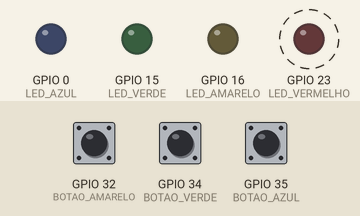
Recording of a sketch running on a simulated ESP32. Shown: output pins drawn as LEDs (lit = HIGH). Dashed ring = blinking. The inputs (shaded band) are chosen by the test bench; at power-on: GPIO 32 (BOTAO_AMARELO) LOW, GPIO 34 (BOTAO_VERDE) LOW, GPIO 35 (BOTAO_AZUL) LOW.

Above: at 1.2 s.
1.3 s: GPIO 32 (BOTAO_AMARELO) pulled HIGH for 0.15 s
At 1.37 s:
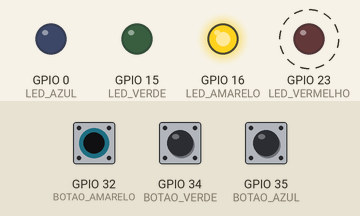
4.3 s: GPIO 34 (BOTAO_VERDE) pulled HIGH for 0.15 s
At 6.7 s:
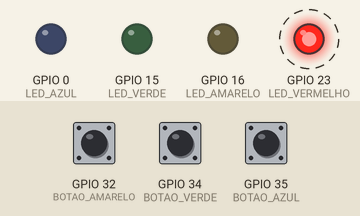
7.3 s: GPIO 35 (BOTAO_AZUL) pulled HIGH for 0.15 s
At 7.37 s:
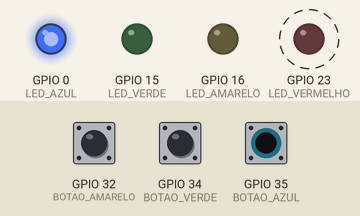
10.3 s: GPIO 34 (BOTAO_VERDE) pulled HIGH for 1 s
At 11.15 s:
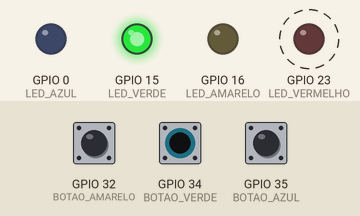
13.3 s: GPIO 32 (BOTAO_AMARELO) pulled HIGH for 1 s
At 14.8 s:
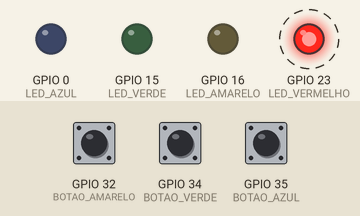
16.5 s: GPIO 35 (BOTAO_AZUL) pulled HIGH for 0.15 s
At 16.9 s:
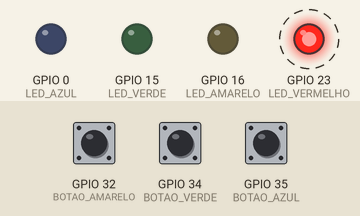
Timing chart, 0 to 20.5 s (numbered marks = the images above; inputs shaded):
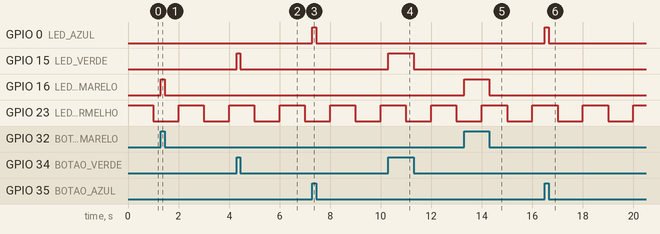

Measured:
- after the input at 1.3 s, GPIO 16 (LED_AMARELO): LOW → HIGH at once, → LOW 0.15 s later
- after the input at 4.3 s, GPIO 15 (LED_VERDE): LOW → HIGH at once, → LOW 0.15 s later
- after the input at 7.3 s, GPIO 0 (LED_AZUL): LOW → HIGH at once, → LOW 0.15 s later
- after the input at 10.3 s, GPIO 15 (LED_VERDE): LOW → HIGH at once, → LOW 1.0 s later
- after the input at 13.3 s, GPIO 16 (LED_AMARELO): LOW → HIGH at once, → LOW 1.0 s later
- after the input at 16.5 s, GPIO 0 (LED_AZUL): LOW → HIGH at once, → LOW 0.15 s later
- by itself, GPIO 23 (LED_VERMELHO): alternates HIGH for 1.0 s and LOW for 1.0 s

The sketch:

codigo.ino
```cpp
//porque o LED precisa do Resistor:

//O pino da ESP tem 3,3V.
//O LED vermelho só “aceita” ficar em ~2 V.
//Qualquer tensão a mais no LED faz a corrente subir muito, porque tem 1,3V sobrando, e a porta da ESP tenta empurrar essa tensão restante que o LED não consome.
//Sem nada para segurar, a corrente dispara e algo sofre: o LED, o pino, ou os dois.

//O resistor resolve isso porque fica com a diferença de 1,3 V e transforma uma situação descontrolada numa corrente previsível, calculada pela Lei de Ohm.

// Por que o botão precisa do resistor (pull-down):

// O botão é só uma chave: solto, separa os dois lados; apertado, liga os dois como um fio.
// O pino BOTAO_VERDE do ESPBOTAO_AMARELO não tem resistor interno de pull-up/pull-down.
// Sem resistor, o pino solto não fica em 0 V: fica "flutuando", sem tensão definida,
// guardando carga ou captando ruído, e lê HIGH/LOW aleatoriamente.

// Botão solto: o resistor liga o pino ao GND. Qualquer carga ou ruído no pino escoa
// pelo resistor até o GND (em bilionésimos de segundo), então o pino fica em 0 V (LOW).
// Botão apertado: o pino fica ligado direto no 3,3 V e lê HIGH.
// Funciona como um cabo de guerra: o botão (~0 Ω) ganha do resistor (1 kΩ).

// O resistor não protege o pino: a entrada quase não puxa corrente.
// A corrente vai 3,3 V -> botão -> resistor -> GND, e o pino só "lê" a tensão.
// Tem que ser resistor, e não fio: um fio ligaria 3,3 V direto no GND (curto) ao apertar,
// derrubando a alimentação do ESP32. O resistor limita a corrente (3,3 V / 1 kΩ ≈ 3,3 mA).


// ATRIBUIÇÃO DOS PINOS

const int BOTAO_VERDE = 34;
const int BOTAO_AZUL = 35;
const int BOTAO_AMARELO = 32;

const int LED_VERMELHO = 23;
const int LED_AMARELO = 16;
const int LED_AZUL = 00;
const int LED_VERDE = 15;

void setup() {
  pinMode(LED_VERMELHO, OUTPUT);
  pinMode(LED_AMARELO, OUTPUT);
  pinMode(LED_AZUL, OUTPUT);
  pinMode(LED_VERDE, OUTPUT);
  pinMode(BOTAO_VERDE, INPUT);
  pinMode(BOTAO_AZUL, INPUT);
  pinMode(BOTAO_AMARELO, INPUT);
  attachInterrupt(digitalPinToInterrupt(BOTAO_VERDE), acendeLEDVerde, CHANGE);
  attachInterrupt(digitalPinToInterrupt(BOTAO_AZUL), acendeLEDAzul, CHANGE);
  attachInterrupt(digitalPinToInterrupt(BOTAO_AMARELO), acendeLEDAmarelo, CHANGE);
}

void loop() {
  digitalWrite(LED_VERMELHO, HIGH); // Coloca o pino do LED VERMELHO em HIGH
  delay(1000); // 1000 ms, que é 1 s
  digitalWrite(LED_VERMELHO, LOW); // Coloca o pino do LED VERMELHO em LOW
  delay(1000);
}

void acendeLEDVerde() {
  if(digitalRead(BOTAO_VERDE) == HIGH){ // Verifica estado do botão
    digitalWrite(LED_VERDE, HIGH); // Coloca o pino do LED VERDE em HIGH
  } else{
    digitalWrite(LED_VERDE, LOW); // Coloca o pino do LED VERDE em LOW
  }
}

void acendeLEDAzul() {
  if(digitalRead(BOTAO_AZUL) == HIGH){ // Verifica estado do botão
    digitalWrite(LED_AZUL, HIGH); // Coloca o pino do LED VERDE em HIGH
  } else{
    digitalWrite(LED_AZUL, LOW); // Coloca o pino do LED VERDE em LOW
  }
}

void acendeLEDAmarelo() {
  if(digitalRead(BOTAO_AMARELO) == HIGH){ // Verifica estado do botão
    digitalWrite(LED_AMARELO, HIGH); // Coloca o pino do LED VERDE em HIGH
  } else{
    digitalWrite(LED_AMARELO, LOW); // Coloca o pino do LED VERDE em LOW
  }
}
```
